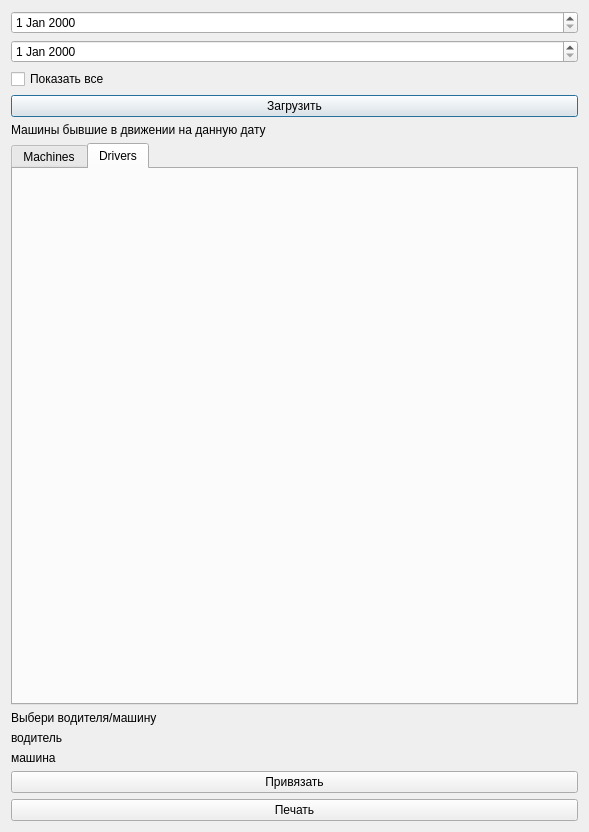
<?xml version="1.0" encoding="UTF-8"?>
<ui version="4.0">
 <class>Dialog</class>
 <widget class="QDialog" name="Dialog">
  <property name="geometry">
   <rect>
    <x>0</x>
    <y>0</y>
    <width>589</width>
    <height>832</height>
   </rect>
  </property>
  <property name="windowTitle">
   <string>Dialog</string>
  </property>
  <layout class="QVBoxLayout" name="verticalLayout">
   <item>
    <widget class="QDateEdit" name="dateEdit_2"/>
   </item>
   <item>
    <widget class="QDateEdit" name="dateEdit"/>
   </item>
   <item>
    <widget class="QCheckBox" name="checkBox">
     <property name="text">
      <string>Показать все</string>
     </property>
    </widget>
   </item>
   <item>
    <widget class="QPushButton" name="pushButton_4">
     <property name="text">
      <string>Загрузить</string>
     </property>
    </widget>
   </item>
   <item>
    <widget class="QLabel" name="label">
     <property name="text">
      <string>Машины бывшие в движении на данную дату</string>
     </property>
    </widget>
   </item>
   <item>
    <widget class="QTabWidget" name="Machines">
     <property name="currentIndex">
      <number>1</number>
     </property>
     <widget class="QWidget" name="tab">
      <attribute name="title">
       <string>Machines</string>
      </attribute>
     </widget>
     <widget class="QWidget" name="tab_2">
      <attribute name="title">
       <string>Drivers</string>
      </attribute>
     </widget>
    </widget>
   </item>
   <item>
    <widget class="QLabel" name="label_5">
     <property name="text">
      <string>Выбери водителя/машину</string>
     </property>
    </widget>
   </item>
   <item>
    <widget class="QLabel" name="label_4">
     <property name="text">
      <string>водитель</string>
     </property>
    </widget>
   </item>
   <item>
    <widget class="QLabel" name="label_6">
     <property name="text">
      <string>машина</string>
     </property>
    </widget>
   </item>
   <item>
    <widget class="QPushButton" name="pushButton_5">
     <property name="text">
      <string>Привязать</string>
     </property>
    </widget>
   </item>
   <item>
    <widget class="QPushButton" name="pushButton">
     <property name="text">
      <string>Печать</string>
     </property>
    </widget>
   </item>
  </layout>
 </widget>
 <resources/>
 <connections/>
</ui>
